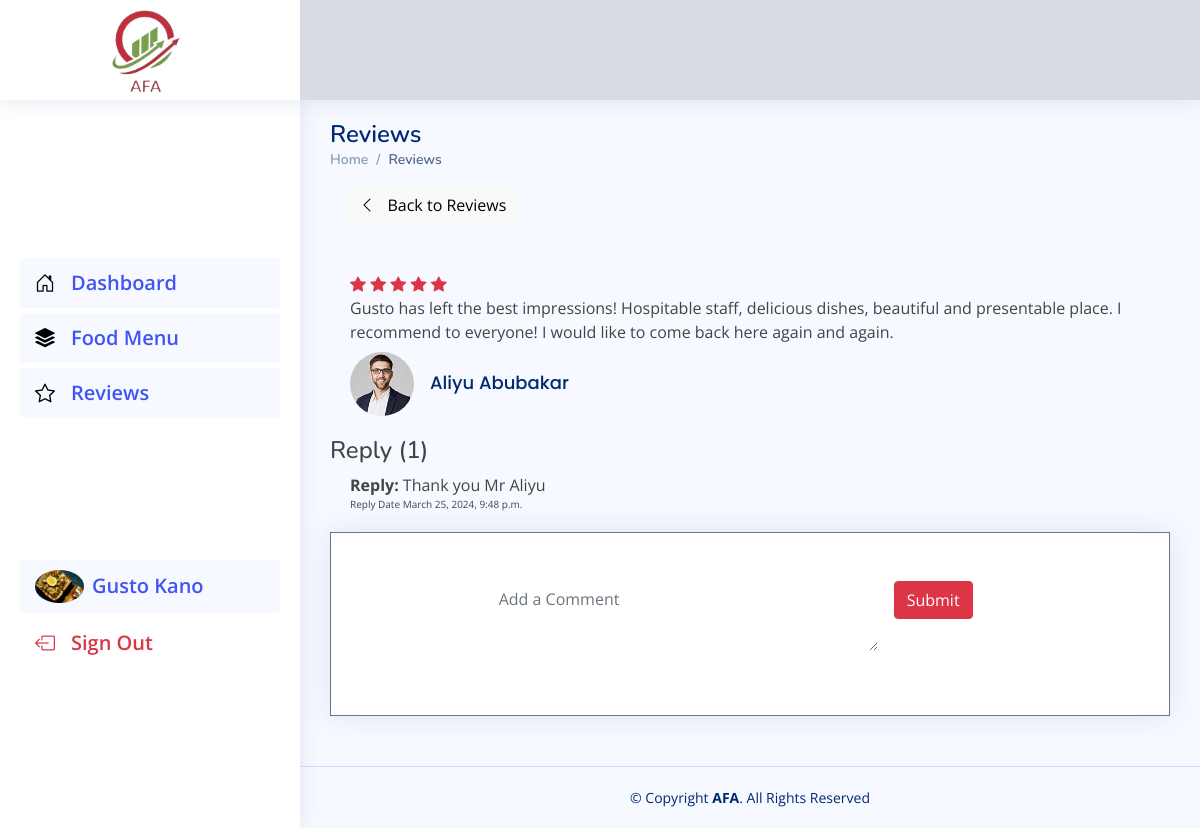
/vendor/reviews/3/ (signed in), run on the app's committed database.
### vendor/models.py (models this page shows, shortened)
class Company(models.Model):
    user = models.OneToOneField(User, related_name='user', on_delete=models.CASCADE)
    company_type = models.ForeignKey(CompanyType, default=1, on_delete=models.CASCADE, related_name='company_type', blank=True, null=True)
    company_slug = models.SlugField(max_length=100, unique=True, blank=True, null=True)
    company_license = models.ImageField(upload_to=user_directory_path, default='license.png', null=True, blank=True)
    company_logo = models.ImageField(upload_to=user_directory_path, default='logo2.png', null=True, blank=True)
    cover_photo = models.ImageField(upload_to=user_directory_path, default='banner.png', blank=True, null=True)
    company_description = models.TextField(blank=True, null=True)
    address = models.CharField(max_length=250, blank=True, null=True)
    country = models.CharField(max_length=15, blank=True, null=True)
    state = models.ForeignKey(State, default=1, on_delete=models.CASCADE, related_name='company_state', blank=True, null=True)
    city = models.CharField(max_length=15, blank=True, null=True)
    is_approved = models.BooleanField(default=False)
    is_sponsored = models.BooleanField(default=False)
    facebook = models.CharField(max_length=150, blank=True, null=True)
    instagram = models.CharField(max_length=150, blank=True, null=True)
    twitter = models.CharField(max_length=150, blank=True, null=True)
    youtube = models.CharField(max_length=150, blank=True, null=True)
    created_at = models.DateTimeField(auto_now_add=True)
    modified_at = models.DateTimeField(auto_now=True)
    class Meta:
        verbose_name = 'Company'
        verbose_name_plural = "Companies"

class ReviewAndRatingsR(models.Model):
    user = models.ForeignKey(User, on_delete=models.CASCADE, blank=True, null=True)
    company = models.ForeignKey(Company, on_delete=models.CASCADE)
    full_name = models.CharField(max_length=100)
    review = models.CharField(max_length=500)
    rating = models.IntegerField()
    created_at = models.DateTimeField(auto_now_add=True)

class ReplyComment(models.Model):
    replyReview = models.ForeignKey(ReviewAndRatingsR, on_delete=models.CASCADE, related_name='replies')
    company = models.ForeignKey(Company, on_delete=models.CASCADE)
    reply_content = models.TextField()
    replied_date = models.DateTimeField(auto_now_add=True)

### authentications/models.py (models this page shows, shortened)
class User(AbstractBaseUser, PermissionsMixin):
    BUSINESS = 1
    CUSTOMER = 2
    ROLE_CHOICE = (
        (BUSINESS, 'Business'),
        (CUSTOMER, 'Customer'),
    )
    email = models.EmailField(max_length=254, unique=True)
    website = models.CharField(max_length=254)
    company_name = models.CharField(max_length=254)
    mobile_number = models.CharField(max_length=254)
    job_title = models.CharField(max_length=254)
    role = models.PositiveSmallIntegerField(choices=ROLE_CHOICE, default=BUSINESS, blank=True, null=True)
    is_staff = models.BooleanField(default=False)
    is_superuser = models.BooleanField(default=False)
    is_active = models.BooleanField(default=True)
    last_login = models.DateTimeField(null=True, blank=True)
    date_joined = models.DateTimeField(auto_now_add=True)
    USERNAME_FIELD = 'email'
    EMAIL_FIELD = 'email'
    REQUIRED_FIELDS = []
    objects = UserManager()
    class Meta:
        ordering = ['-date_joined']

### vendor/views.py (the view, shortened to what this page needs)
# urls.py: path('reviews/<int:id>/', vendor_views.replyReview, name='reply-review'),
def replyReview(request,id):
    review = ReviewAndRatingsR.objects.get(id=id)
    replies = ReplyComment.objects.filter(replyReview=review)
    vendor = get_vendor(request)
    context = {
        'review': review,
        'replies': replies,
    }
    return render(request, 'vendor/Vendor-Replied-reviews.html', context)

### authentications/context_processors.py (called while the page is built)
def get_vendor(request):
    try:
        vendor = Company.objects.get(user=request.user)
    except:
        vendor = None
    return dict(vendor=vendor)

### vendor/views.py (called while the page is built)
def get_vendor(request):
    vendor = Company.objects.get(user=request.user)
    return vendor

### templates/vendor/Vendor-Replied-reviews.html (shortened to what this page needs)
{% load static %}
<html lang="en">
    <head>
        <link href="{% static 'css/dashboard_css/bootstrap.min.css' %}" rel="stylesheet">
        <link href="{% static 'css/dashboard_css/bootstrap-icons.css' %}" rel="stylesheet">
        <link href="{% static 'css/dashboard_css/boxicons.min.css' %}" rel="stylesheet">
        <link href="{% static 'css/dashboard_css/quill.snow.css' %}" rel="stylesheet">
        <link href="{% static 'css/dashboard_css/quill.bubble.css' %}" rel="stylesheet">
        <link href="{% static 'css/dashboard_css/remixicon.css' %}" rel="stylesheet">
        <link href="{% static 'css/dashboard_css/simple-datatables.css' %}" rel="stylesheet">
        <link href="{% static 'css/dashboard_css/style.css' %}" rel="stylesheet">
        <link rel="stylesheet" href="https://cdn.jsdelivr.net/npm/bootstrap-icons@1.11.1/font/bootstrap-icons.css">
    </head>
   <body>
    {% include 'include/side-nav.html' %}
      <main id="main" class="main">
         <div class="pagetitle">
            <h1>Reviews</h1>
            <nav>
               <ol class="breadcrumb">
                  <li class="breadcrumb-item"><a href="index.html">Home</a></li>
                  <li class="breadcrumb-item active">Reviews</li>
               </ol>
            </nav>
         </div>
         <section class="section">
               <a href="{% url 'reviews' %}" class="btn btn-light mx-3 mb-5">
                  <i class="bi bi-chevron-left"></i> &nbsp;
                  Back to Reviews
               </a>
            <div class="row align-items-top">
               <div class="col-lg-12">
                  <div class="">
                     <div class="card-body">
                        {% if review.rating == 5 %}
                        <div class="rating text-danger">
                           <i class="bi bi-star-fill"></i>
                           <i class="bi bi-star-fill"></i>
                           <i class="bi bi-star-fill"></i>
                           <i class="bi bi-star-fill"></i>
                           <i class="bi bi-star-fill"></i>
                        </div>
                        {% endif %}
                        {{review.review}}
                        <div class="d-flex flex-row mt-2">
                           <img src="{% static 'images/profile-img.jpg' %}" alt="Profile" class="rounded-circle" style="width: 8%; height: 100%;">
                           <h5 class="card-title mx-3">{{review.full_name}}</h5>
                        </div>
                     </div>
                     {% if replies %}
                     <h4>Reply ({{replies.count}})</h4>
                     {% for reply in replies %}
                         <div class="card-body">
                             <b>Reply: </b> {{ reply.reply_content }}<br>
                             <div style="font-size: 10px;">Reply Date {{ reply.replied_date }}</div>
                         </div>
                     {% endfor %}
                     {% endif %}
                  </div>
               </div>
            </div>
            <div class="card">
               <div class="card-body py-5 border border-secondary py-3">
                  <form class="row g-3 justify-content-center"  method="post" action="{% url 'reply-review' review.id %}">
                     <div class="col-md-6">
                        <textarea name="reply_content" class="form-control border-0" placeholder="Add a Comment" id="floatingTextarea" style="height: 70px;"></textarea>
                    </div>
                     <div class="col-md-2">
                        <button type="submit" class="btn btn-danger">Submit</button>
                    </div>
                  </form>
               </div>
            </div>
         </section>
      </main>
      <footer id="footer" class="footer">
        <div class="copyright"> &copy; Copyright <strong><span>AFA</span></strong>. All Rights Reserved</div>
     </footer>
  </body>
</html>

### templates/include/side-nav.html (shortened to what this page needs)
{% load static %}
{% url 'vendor-dashboard' as dashboard %}
{% url 'vprofile' as vprofile %}
{% url 'v-products' as vproducts %}
{% url 'reviews' as vreviews %}
{% url 'add_product' as add_product %}
<header id="header" class="header fixed-top d-flex align-items-center">
   <div class="d-flex align-items-center justify-content-center">
      <a href="{% url 'vendor-dashboard' %}" class="logo d-flex align-items-center" style="background: #fff;">
         <img src="{% static 'images/new_logo.png' %}" alt="">
      </a>
   </div>
</header>
<aside id="sidebar" class="sidebar">
    <ul class="sidebar-nav w-100 d-flex flex-column align-items-start justify-content-center" id="sidebar-nav" style="height: calc(80vh - 200px);">
       <li class="nav-item">
          <a class="nav-link {% if request.path == dashboard %} active {% endif %}" href="{% url 'vendor-dashboard' %}">
             <i class="bi bi-house-door"></i>
             <span>Dashboard</span>
          </a>
       </li>
       <li class="nav-item">
          <a class="nav-link {% if request.path == vproducts or request.path == add_product %} active {% endif %}" href="{% url 'v-products' %}">
             <i class="bi bi-stack"></i>
             {% if vendor.company_type.type == 'Hotel' %}
             <span>Rooms and suites</span>
             {% elif vendor.company_type.type == 'Restaurant' %}
             <span>Food Menu</span>
             {% else %}
             <span>Product</span>
             {% endif %}
          </a>
       </li>
       <li class="nav-item">
          <a class="nav-link {% if request.path == vreviews %} active {% endif %}" href="{% url 'reviews' %}">
             <i class="bi bi-star"></i>
             <span>Reviews</span>
          </a>
       </li>
    </ul>
    <ul class="sidebar-nav" id="sidebar-nav">
       <li class="nav-item mt-auto">
             <a class="nav-link {% if request.path == vprofile %} active {% endif %} d-flex align-items-center pe-0" href="{% url 'vprofile' %}">
                <img src="{{vendor.company_logo.url}}" alt="Profile" class="rounded-circle" style="width: 20%;">
                <span class="d-md-block ps-2">{{vendor.user.company_name}}</span>
             </a>
       </li>
       <li class="nav-item">
          <a class="nav-link collapsed text-danger" href="{% url 'account_logout' %}">
             <i class="bi bi-box-arrow-left text-danger"></i>
             <span>Sign Out</span>
          </a>
       </li>
    </ul>
</aside>

### static/css/dashboard_css/style.css (style rules this page uses)
:root { scroll-behavior: smooth; }
body { font-family: "Open Sans", sans-serif; background: #f6f9ff; color: #444444; }
a { color: #4154f1; text-decoration: none; }
h1, h2, h3, h4, h5, h6 { font-family: "Nunito", sans-serif; }
#main { margin-top: 100px; padding: 20px 30px; transition: all 0.3s; min-height: 82vh; }
.pagetitle { margin-bottom: 10px; }
.pagetitle h1 { font-size: 24px; margin-bottom: 0; font-weight: 600; color: #012970; }
.card { margin-bottom: 30px; border: none; border-radius: 5px; box-shadow: 0px 0 30px rgba(1, 41, 112, 0.1); }
.card-title { padding: 20px 0 15px 0; font-size: 18px; font-weight: 500; color: #012970; font-family: "Poppins", sans-serif; }
.card-body { padding: 0 20px 20px 20px; }
.breadcrumb { font-size: 14px; font-family: "Nunito", sans-serif; color: #899bbd; font-weight: 600; }
.breadcrumb a { color: #899bbd; transition: 0.3s; }
.breadcrumb .breadcrumb-item::before { color: #899bbd; }
.breadcrumb .active { color: #51678f; font-weight: 600; }
.logo { line-height: 1; width: 100%; align-items: center; }
@media (min-width: 1200px) { .logo { width: 300px; justify-content: center; } }
.logo img { text-align: center; max-height: 100px; margin-right: 6px; }
.header { transition: all 0.5s; z-index: 997; height: 100px; box-shadow: 0px 2px 20px rgba(1, 41, 112, 0.1); background-color: #d9dbe2; padding-right: 20px; }
.sidebar { position: fixed; top: 100px; left: 0; bottom: 0; width: 300px; z-index: 996; transition: all 0.3s; padding: 20px; overflow-y: auto; scrollbar-width: thin; scrollbar-color: #aab7cf transparent; box-shadow: 0px 0px 20px rgba(1, 41, 112, 0.1); background-color: #fff; }
@media (min-width: 1200px) { #main, #footer { margin-left: 300px; } }
.sidebar-nav { padding: 0; margin: 0; list-style: none; }
.sidebar-nav li { padding: 0; width: 100%; margin: 0; list-style: none; }
.sidebar-nav .nav-item { margin-bottom: 5px; }
.sidebar-nav .nav-link { display: flex; align-items: center; font-size: 20px; font-weight: 600; color: #4154f1; transition: 0.3; background: #f6f9ff; padding: 10px 15px; border-radius: 4px; }
.sidebar-nav .nav-link i { font-size: 20px; margin-right: 16px; color: #000; }
.sidebar-nav .nav-link.collapsed { color: #012970; background: #fff; }
.sidebar-nav .nav-link.collapsed i { color: #899bbd; }
.footer { padding: 20px 0; font-size: 14px; transition: all 0.3s; border-top: 1px solid #cddfff; }
.footer .copyright { text-align: center; color: #012970; }

### data on the page
Company: company_logo (picture), user.company_name "Gusto Kano"
ReviewAndRatingsR: review "Gusto has left the best impressions! Hospitable staff, delicious dishes, beautiful and presentable place. I recommend to everyone! I would like to come back here again and again.", full_name "Aliyu Abubakar"
ReplyComment: reply_content "Thank you Mr Aliyu", replied_date "March 25, 2024, 9:48 p.m."

### other printed values
{{ replies.count }} "1"
